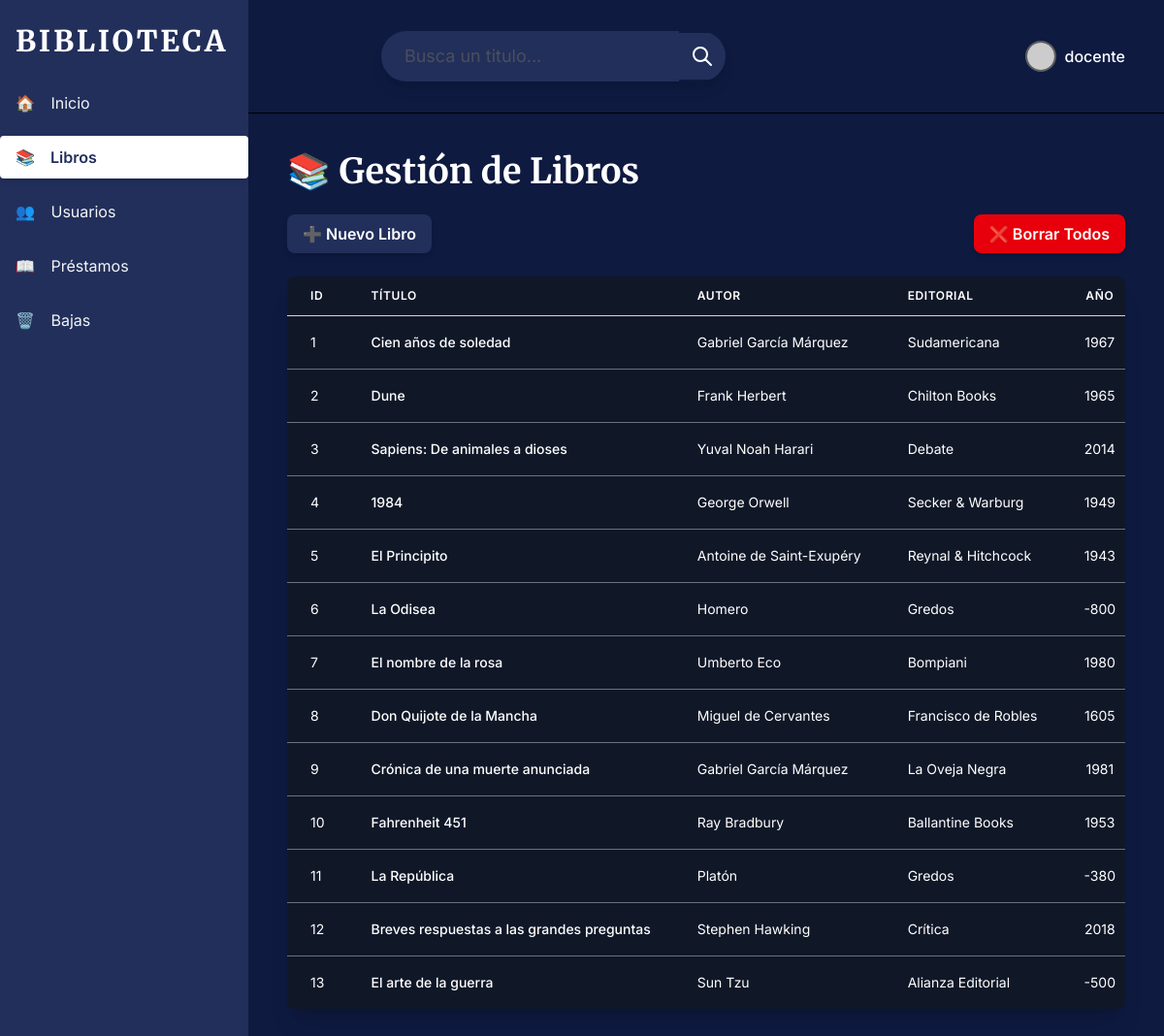
Screenshot of /index.php?view=libros (signed in) with the database file from the repository.
### tables this page shows
CREATE TABLE `libro` (
  `id_libro` int(11) NOT NULL,
  `titulo` varchar(200) NOT NULL,
  `id_editorial` int(11) NOT NULL,
  `ano_publicacion` smallint(4) NOT NULL,
  `edicion` varchar(50) NOT NULL,
  `ISBN` varchar(20) NOT NULL,
  `codigo_clasificacion` varchar(11) DEFAULT NULL,
  `id_area_tematica` int(11) NOT NULL,
  `numero_inventario` int(11) NOT NULL,
  `estado` enum('disponible','dañado','baja','prestado') NOT NULL,
  `observaciones` text DEFAULT NULL
);

CREATE TABLE `editorial` (
  `id_editorial` int(11) NOT NULL,
  `nombre_editorial` varchar(100) NOT NULL
);

### libros/index.php (the view, shortened to what this page needs)
<?php
include './includes/conexion.php';
if ($_SERVER['REQUEST_METHOD'] === 'POST'){
    if (isset($_POST['buscador']) && !empty(trim($_POST['buscador']))) {
        $buscador = $_POST['buscador'] . "%";
    }else {
        $buscador = "%";
    }
}else {
    $buscador = "%";
}
$sql = "SELECT
            L.id_libro,
            L.titulo,
            GROUP_CONCAT(A.nombre_autor SEPARATOR ', ') AS autor,
            E.nombre_editorial AS editorial,
            L.ano_publicacion AS ano,
            L.edicion,
            ATE.nombre_area AS area,
            L.estado
        FROM libro L
        LEFT JOIN libro_autor LA ON LA.id_libro = L.id_libro
        LEFT JOIN autor A ON A.id_autor = LA.id_autor
        JOIN editorial E ON E.id_editorial = L.id_editorial
        JOIN area_tematica ATE ON ATE.id_area_tematica = L.id_area_tematica
        WHERE L.titulo LIKE '$buscador'
        GROUP BY L.id_libro
        ORDER BY L.id_libro ASC";
$res = $conn->query($sql);
?>
<!DOCTYPE html>
<html lang="es">
<head>
    <script src="https://cdn.jsdelivr.net/npm/@tailwindcss/browser@4"></script>
    <link href="../public/css/style.css" rel="stylesheet">
</head>
<body>
<div class="p-6">
    <h1 class="text-4xl font-serif font-bold text-white mb-6">📚 Gestión de Libros</h1>
    <?php if($_SESSION['user_type'] === 'docente'): ?>
        <div class="flex flex-col sm:flex-row justify-between items-center mb-6 space-y-3 sm:space-y-0">
            <a href="index.php?view=libros-crear" class="w-full sm:w-auto bg-principal text-white font-semibold py-2 px-4 rounded-lg hover:bg-principal/90 transition duration-150 shadow-md flex items-center justify-center space-x-2">
                ➕ Nuevo Libro
            </a>
            <a href="libros/eliminar_todos.php" onclick="return confirmarDoble()" class="w-full sm:w-auto bg-red-600 text-white font-semibold py-2 px-4 rounded-lg hover:bg-red-700 transition duration-150 shadow-md flex items-center justify-center space-x-2">
                ❌ Borrar Todos
            </a>
        </div>
    <?php endif; ?>
    <div class="shadow-xl rounded-lg overflow-hidden">
        <div class="overflow-x-auto">
            <table class="min-w-full divide-y divide-gray-200">
                <thead class="bg-gray-900 border-b border-gray-300">
                    <tr>
                        <th class="px-6 py-3 text-left text-xs font-semibold uppercase tracking-wider text-white">ID</th>
                        <th class="px-6 py-3 text-left text-xs font-semibold uppercase tracking-wider text-white">Título</th>
                        <th class="px-6 py-3 text-left text-xs font-semibold uppercase tracking-wider text-white">Autor</th>
                        <th class="px-6 py-3 text-left text-xs font-semibold uppercase tracking-wider text-white hidden sm:table-cell">Editorial</th>
                        <th class="px-6 py-3 text-center text-xs font-semibold uppercase tracking-wider text-white hidden md:table-cell">Año</th>
                    </tr>
                </thead>
                <tbody class="bg-gray-900 divide-y divide-gray-500">
                    <?php
                    while($row = $res->fetch_assoc()) {
                        echo "<tr class='hover:bg-gray-800 transition duration-150'>";
                        echo "<td class='px-6 py-4 whitespace-nowrap text-sm text-white'>{$row['id_libro']}</td>";
                        echo "<td class='px-6 py-4 whitespace-nowrap text-sm font-medium text-white'>{$row['titulo']}</td>";
                        echo "<td class='px-6 py-4 whitespace-nowrap text-sm text-white'>{$row['autor']}</td>";
                        echo "<td class='px-6 py-4 whitespace-nowrap text-sm text-white hidden sm:table-cell'>{$row['editorial']}</td>";
                        echo "<td class='px-6 py-4 whitespace-nowrap text-sm text-center text-white hidden md:table-cell'>{$row['ano']}</td>";
                        echo "</tr>";
                    }
                    ?>
                </tbody>
            </table>
        </div>
    </div>
</div>
</body>

### index.php (shortened to what this page needs)
<?php
$usuario_logueado = $_SESSION['user_name'] ?? 'Usuario';
$rol = $_SESSION['user_type'] ?? 'estudiante';
$avatar_url = "https://ui-avatars.com/api/?name=" . urlencode($usuario_logueado) . "&background=8B4513&color=fff";
$current_view = $_GET['view'] ?? 'inicio';
$routes = [
    'inicio'          => 'views/dashboard.php',
    'libros'          => 'libros/index.php',
    'libros-crear'    => 'libros/crear.php',
    'libros-editar'   => 'libros/editar.php',
    'libros-detalles' => 'libros/detalles.php',
    'prestamos'       => 'prestamos/index.php',
    'prestamos-crear' => 'prestamos/crear.php',
    'bajas'           => 'bajas/index.php',
    'bajas-crear'     => 'bajas/crear.php',
    'usuarios'        => 'usuarios/index.php',
    'usuarios-crear'  => 'usuarios/crear.php',
    'usuarios-editar' => 'usuarios/editar.php',
];
if ($rol == "docente") {
    $menu_items = [
        ['nombre' => 'Inicio', 'icono' => '🏠', 'view' => 'inicio'],
        ['nombre' => 'Libros', 'icono' => '📚', 'view' => 'libros'],
        ['nombre' => 'Usuarios', 'icono' => '👥', 'view' => 'usuarios'],
        ['nombre' => 'Préstamos', 'icono' => '📖', 'view' => 'prestamos'],
        ['nombre' => 'Bajas', 'icono' => '🗑️', 'view' => 'bajas'],
    ];
} else {
    $menu_items = [
        ['nombre' => 'Inicio', 'icono' => '🏠', 'view' => 'libros'],
        ['nombre' => 'Préstamos', 'icono' => '📖', 'view' => 'prestamos'],
        ['nombre' => 'Nuevo Préstamo', 'icono' => '➕', 'view' => 'prestamos-crear'],
    ];
}
function render_content($view, $routes) {
    if (isset($routes[$view]) && file_exists($routes[$view])) {
        include $routes[$view];
    } else {
        echo '<div class="p-6">
                <h1 class="text-4xl font-serif font-bold text-red-600 mb-4">Página no encontrada (404)</h1>
                <p class="text-gray-600">La vista solicitada no existe.</p>
              </div>';
    }
}
?>
<!DOCTYPE html>
<html lang="es">
<head>
    <link href="public/css/style.css" rel="stylesheet">
    <script src="https://cdn.jsdelivr.net/npm/@tailwindcss/browser@4"></script>
</head>
<body class="flex h-screen overflow-hidden">
    <aside id="sidebar" class="fixed bg-principal text-white top-0 left-0 z-40 w-64 h-screen transition-transform -translate-x-full sm:translate-x-0" aria-label="Sidebar">
        <a href="index.php" class="text-white flex items-center space-x-2 px-4">
            <span class="text-3xl py-6 font-serif font-extrabold tracking-widest">BIBLIOTECA</span>
        </a>
        <nav>
            <?php foreach ($menu_items as $item): ?>
                <?php $is_active = $current_view === $item['view']; ?>
                <a href="index.php?view=<?= $item['view'] ?>" class="block py-2.5 px-4 mb-3 rounded transition duration-200 hover:bg-white hover:text-principal <?= $is_active ? 'bg-white text-principal font-semibold shadow-md' : 'text-gray-100 hover:bg-white/10' ?>">
                    <span class="mr-3"><?= $item['icono'] ?></span>
                    <?= $item['nombre'] ?>
                </a>
            <?php endforeach; ?>
        </nav>
    </aside>
    <div class="flex-1 flex flex-col overflow-hidden">
        <header class="flex items-center justify-between p-4 bg-fondo-base border-b border-black shadow-sm sticky top-0 z-10">
            <div class="hidden md:block">
                <h1 class="text-2xl font-serif font-bold text-white">
                </h1>
            </div>
            <?php if ($current_view == "libros"): ?>
            <div class="flex justify-center p-4 bg-[#0e1a40]">
                <div class="w-full max-w-xl">
                    <form class="flex items-center shadow-lg rounded-full overflow-hidden" action="index.php?view=libros" method="post">
                        <input type="text" placeholder="Busca un titulo..." class="w-full px-6 py-3 text-lg bg-principal text-secundario focus:outline-none focus:ring-2 focus:ring-[#946b2d] placeholder:text-[#5d5d5d]/70 transition duration-150 ease-in-out" name="buscador">
                        <button type="submit" class="flex items-center justify-center p-3 text-white bg-[#222f5b] hover:bg-[#946b2d] transition duration-300 ease-in-out" aria-label="Buscar">
                            <svg class="w-6 h-6" fill="none" stroke="currentColor" viewBox="0 0 24 24" xmlns="http://www.w3.org/2000/svg">
                                <path stroke-linecap="round" stroke-linejoin="round" stroke-width="2" d="M21 21l-6-6m2-5a7 7 0 11-14 0 7 7 0 0114 0z"></path>
                            </svg>
                        </button>
                    </form>
                </div>
            </div>
            <?php endif; ?>
            <div class="flex items-center space-x-4 relative">
                <div class="flex items-center space-x-2 cursor-pointer p-2 rounded-full hover:bg-secundario/90 transition duration-150" id="user-menu-toggle">
                    <img src="<?= $avatar_url ?>" alt="Avatar" class="w-8 h-8 rounded-full border-2 border-marron">
                    <span class="hidden sm:inline text-white font-medium"><?= $usuario_logueado ?></span>
                </div>
            </div>
        </header>
        <main class="flex-1 overflow-x-hidden overflow-y-auto bg-fondo-base">
            <div class="p-4 sm:ml-64">
                <?php render_content($current_view, $routes); ?>
            </div>
        </main>
    </div>
</body>
</html>

### public/css/style.css (style rules this page uses)
:root { --color-ravenclaw-azul: #222f5b; --color-ravenclaw-bronce: #d49e4d; --color-ravenclaw-fondo-claro: #F0F8FF; --color-fondo-base: #0e1a40; --color-gris-texto: #5d5d5d; --font-serif: 'Merriweather', serif; --font-sans: 'Inter', sans-serif; }
body { font-family: var(--font-sans); color: var(--color-gris-texto); background-color: var(--color-fondo-base); }
.text-principal { color: var(--color-ravenclaw-azul); }
.bg-principal { background-color: var(--color-ravenclaw-azul); }
.text-secundario { color: var(--color-ravenclaw-bronce); }
.shadow-lg { box-shadow: 0 10px 15px -3px rgba(0, 0, 0, 0.1), 0 4px 6px -2px rgba(0, 0, 0, 0.05); }

### rows the page displays
libro: id_libro "1", titulo "Cien años de soledad", autor "Gabriel García Márquez", id_editorial.nombre_editorial "Sudamericana", ano_publicacion "1967"
libro: id_libro "2", titulo "Dune", autor "Frank Herbert", id_editorial.nombre_editorial "Chilton Books", ano_publicacion "1965"
libro: id_libro "3", titulo "Sapiens: De animales a dioses", autor "Yuval Noah Harari", id_editorial.nombre_editorial "Debate", ano_publicacion "2014"
libro: id_libro "4", titulo "1984", autor "George Orwell", id_editorial.nombre_editorial "Secker & Warburg", ano_publicacion "1949"
libro: id_libro "5", titulo "El Principito", autor "Antoine de Saint-Exupéry", id_editorial.nombre_editorial "Reynal & Hitchcock", ano_publicacion "1943"
libro: id_libro "6", titulo "La Odisea", autor "Homero", id_editorial.nombre_editorial "Gredos", ano_publicacion "-800"
libro: id_libro "7", titulo "El nombre de la rosa", autor "Umberto Eco", id_editorial.nombre_editorial "Bompiani", ano_publicacion "1980"
libro: id_libro "8", titulo "Don Quijote de la Mancha", autor "Miguel de Cervantes", id_editorial.nombre_editorial "Francisco de Robles", ano_publicacion "1605"
libro: id_libro "9", titulo "Crónica de una muerte anunciada", autor "Gabriel García Márquez", id_editorial.nombre_editorial "La Oveja Negra", ano_publicacion "1981"
libro: id_libro "10", titulo "Fahrenheit 451", autor "Ray Bradbury", id_editorial.nombre_editorial "Ballantine Books", ano_publicacion "1953"
libro: id_libro "11", titulo "La República", autor "Platón", id_editorial.nombre_editorial "Gredos", ano_publicacion "-380"
libro: id_libro "12", titulo "Breves respuestas a las grandes preguntas", autor "Stephen Hawking", id_editorial.nombre_editorial "Crítica", ano_publicacion "2018"
libro: id_libro "13", titulo "El arte de la guerra", autor "Sun Tzu", id_editorial.nombre_editorial "Alianza Editorial", ano_publicacion "-500"

### other values shown
$item['icono'] "🏠"
$item['nombre'] "Inicio"
$item['icono'] "📚"
$item['nombre'] "Libros"
$item['icono'] "👥"
$item['nombre'] "Usuarios"
$item['icono'] "📖"
$item['nombre'] "Préstamos"
$item['icono'] "🗑️"
$item['nombre'] "Bajas"
$usuario_logueado "docente"
